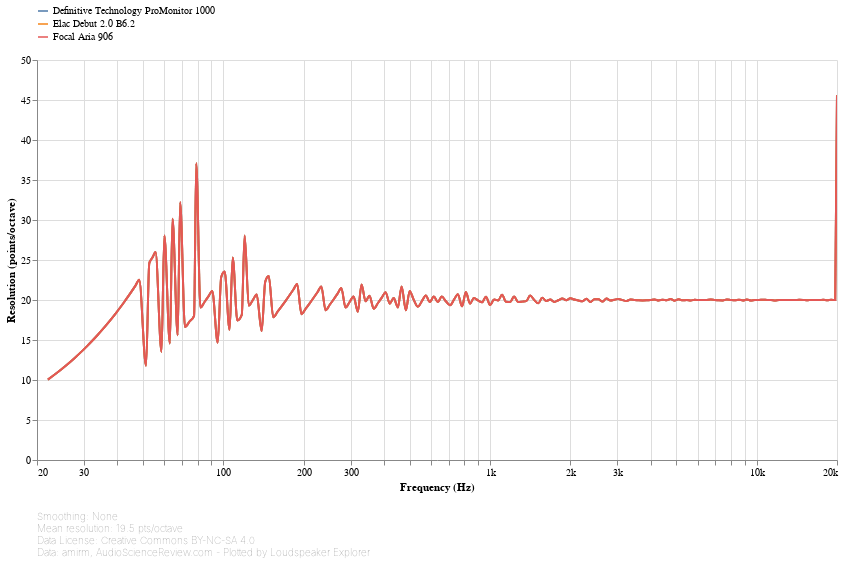

The notebook cell saved with this chart:
### Markdown cell above
## Resolution

This chart shows the resolution of the input data at each frequency. For each point, resolution is calculated by looking at the distance from the previous point. The larger the distance, the lower the resolution.

A straight, horizontal line means that resolution is constant throughout the spectrum, or in other words, points are equally spaced in log-frequency. Some Loudspeaker Explorer features, especially smoothing and detrending, implicitly assume that this is the case, and might produce inaccurate results otherwise.

### Code cell
#@markdown
conditional_chart(max_standalone_speaker_count, lambda: frequency_response_chart(
    speakers_fr_ready
        .pipe(lsx.pd.index_as_columns)
        .set_index('Speaker')
        .set_index('Frequency [Hz]', append=True, drop=False)
        .groupby('Speaker').apply(lambda frequencies: frequencies / frequencies.shift(1))
        .pipe(np.log2)
        .pow(-1)
        .rename(columns={'Frequency [Hz]': 'Resolution (points/octave)'})
        .pipe(lsx.pd.remap_columns, {
            'Resolution (points/octave)': 'value',
        }),
    lambda chart: lsx.util.pipe(chart
        .encode(
            alt.Y('value', type='quantitative', title='Resolution (points/octave)', axis=alt.Axis(grid=True)),
            speaker_color()),
        speaker_input),
    lambda chart: lsx.alt.interactive_line(chart),
    alter_tooltips=lambda tooltips:
        ([alt.Tooltip('speaker', title='Speaker')]
            if speakers_fr_ready.index.get_level_values('Speaker').nunique() > 1 else []) +
        tooltips +
        [alt.Tooltip('value', type='quantitative', title='Resolution (points/octave)', format='.2f')]
))

### Figure 1 — Vega-Lite specification as saved in the notebook (floating-point values rounded to 4 significant figures; data arrays with more than 128 entries replaced by an {"elided": "..."} marker saying what was removed)
{"config": {"view": {"continuousWidth": 400, "continuousHeight": 300, "opacity": 0}}, "vconcat": [{"layer": [{"mark": {"type": "line", "clip": true, "interpolate": "monotone"}, "encoding": {"opacity": {"condition": {"value": 1, "selection": "selector001"}, "value": 0.2}}, "selection": {"selector001": {"type": "multi", "encodings": ["color"], "bind": "legend"}, "selector003": {"type": "interval", "bind": "scales", "encodings": ["x", "y"]}, "selector004": {"type": "single", "fields": ["speaker"], "bind": {"input": "select", "options": [null, "Definitive Technology ProMonitor 1000", "Elac Debut 2.0 B6.2", "Focal Aria 906"], "labels": ["All", "Definitive Technology ProMonitor 1000", "Elac Debut 2.0 B6.2", "Focal Aria 906"], "name": "Speaker: "}}}}, {"mark": {"type": "circle", "clip": true, "size": 100}, "encoding": {"fillOpacity": {"condition": {"value": 0.3, "selection": "selector002"}, "value": 0}}, "selection": {"selector002": {"type": "single", "on": "mouseover", "clear": "mouseout", "empty": "none", "encodings": ["x", "y"]}}}], "data": {"name": "data-b6814a6ef6d1680ca661e78fa37dd1b2"}, "encoding": {"color": {"type": "nominal", "field": "speaker", "legend": {"direction": "vertical", "labelLimit": 600, "orient": "top", "symbolType": "stroke"}, "title": null}, "tooltip": [{"type": "nominal", "field": "speaker", "title": "Speaker"}, {"type": "quantitative", "field": "frequency", "format": ".03s", "title": "Frequency (Hz)"}, {"type": "quantitative", "field": "value", "format": ".2f", "title": "Resolution (points/octave)"}], "x": {"type": "quantitative", "axis": {"format": "s"}, "field": "frequency", "scale": {"base": 10, "domain": [20, 20000], "nice": false, "type": "log"}, "title": "Frequency (Hz)"}, "y": {"type": "quantitative", "axis": {"grid": true}, "field": "value", "title": "Resolution (points/octave)"}}, "height": 400, "transform": [{"flatten": ["frequency", "value"]}, {"filter": {"selection": "selector004"}}], "width": 800}, {"mark": "text", "height": 1, "title": {"text": ["Smoothing: None", "Mean resolution: 19.5 pts/octave", "Data License: Creative Commons BY-NC-SA 4.0", "Data: amirm, AudioScienceReview.com - Plotted by Loudspeaker Explorer"], "anchor": "start", "color": "gray", "fontSize": 10, "fontWeight": "lighter"}, "width": 600}], "resolve": {"legend": {"color": "independent"}}, "$schema": "https://vega.github.io/schema/vega-lite/v4.8.1.json", "datasets": {"data-b6814a6ef6d1680ca661e78fa37dd1b2": [{"speaker": "Definitive Technology ProMonitor 1000", "frequency": {"elided": "194 float values"}, "value": {"elided": "194 float values"}}, {"speaker": "Elac Debut 2.0 B6.2", "frequency": {"elided": "194 float values"}, "value": {"elided": "194 float values"}}, {"speaker": "Focal Aria 906", "frequency": {"elided": "194 float values"}, "value": {"elided": "194 float values"}}]}}
